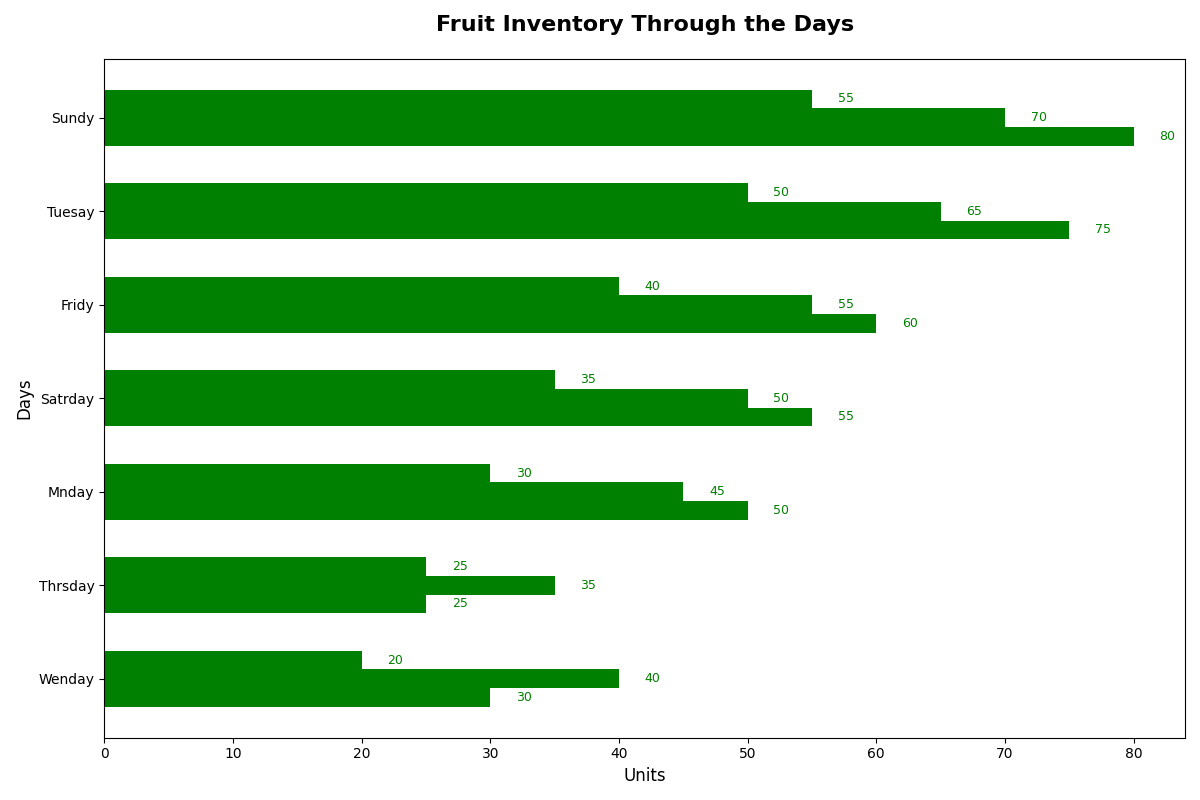

This figure's Python source:
import matplotlib.pyplot as plt
import numpy as np

# Randomly altered day labels
days = ['Wenday', 'Thrsday', 'Mnday', 'Satrday', 'Fridy', 'Tuesay', 'Sundy']

# Sales data remains the same
apples_sales = [30, 25, 50, 55, 60, 75, 80]
bananas_sales = [40, 35, 45, 50, 55, 65, 70]
oranges_sales = [20, 25, 30, 35, 40, 50, 55]

fig, ax1 = plt.subplots(figsize=(12, 8))

y_indexes = np.arange(len(days))
height = 0.2
bar_color = 'green'

ax1.barh(y_indexes - height, apples_sales, height=height, color=bar_color)
ax1.barh(y_indexes, bananas_sales, height=height, color=bar_color)
ax1.barh(y_indexes + height, oranges_sales, height=height, color=bar_color)

# Randomly altered title and axis labels
ax1.set_title('Fruit Inventory Through the Days', fontsize=16, fontweight='bold', pad=20)
ax1.set_ylabel('Days', fontsize=12)
ax1.set_xlabel('Units', fontsize=12)

ax1.set_yticks(y_indexes)
ax1.set_yticklabels(days)

# Annotated labels for each sale
for i, sales in enumerate(apples_sales):
    ax1.text(apples_sales[i] + 2, i - height, f'{apples_sales[i]}', va='center', fontsize=9, color=bar_color)
for i, sales in enumerate(bananas_sales):
    ax1.text(bananas_sales[i] + 2, i, f'{bananas_sales[i]}', va='center', fontsize=9, color=bar_color)
for i, sales in enumerate(oranges_sales):
    ax1.text(oranges_sales[i] + 2, i + height, f'{oranges_sales[i]}', va='center', fontsize=9, color=bar_color)

plt.tight_layout()
plt.show()
